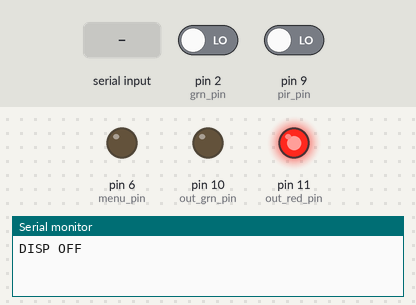
A sketch run on a simulated Arduino Uno, built with avr-gcc and run on an emulated ATmega328P. Shown: output pins drawn as LEDs (lit = HIGH), the last lines printed to the serial monitor. Inputs (shaded band) come from the test bench; at power-on: pin 2 (grn_pin) LOW, pin 9 (pir_pin) LOW.

Above: at 1.2 s.
1.3 s: pin 2 (grn_pin) driven HIGH
At 2.3 s:
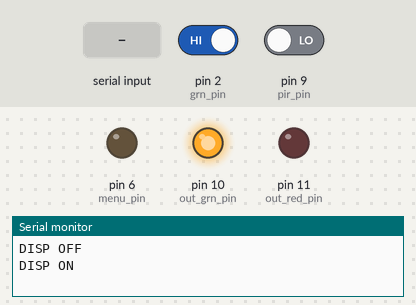
2.8 s: "VOL+\n" received over Serial
7.3 s: "AUTO\n" received over Serial
8.8 s: "MENU\n" received over Serial
Timing chart, 0 to 11.3 s (numbered marks = the images above; inputs shaded):
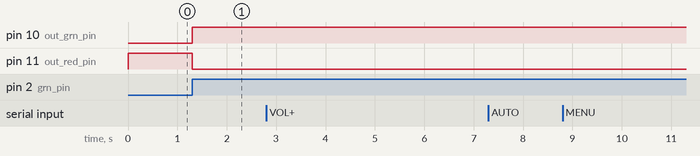

The sketch:

mirror.ino
```cpp
int STATE_UNKNOWN = -1;
int STATE_ON      = 0;
int STATE_OFF     = 1;
int STATE_STANDBY = 2;

int pwr_pin   = 0;
int red_pin   = 1;
int grn_pin   = 2;
int vol_u_pin = 3;
int vol_d_pin = 4;
int auto_pin  = 5;
int menu_pin  = 6;
int exit_pin  = 7;
int k6_pin    = 8;

int pir_pin = 9;

int out_grn_pin = 10;
int out_red_pin = 11;

int red_led = -1;
int grn_led = -1;

int prev_pir_triggered = 0;
int prev_display_state = STATE_UNKNOWN;

String inputString = "";
boolean stringComplete = false;

bool isOn(){
  return (red_led || grn_led);
}

void on() {
  if (!isOn()) {
    pressButton(pwr_pin);

    delay(500);

    for (int t = 0; t < 60; t++) {
       pressButton(auto_pin, 42);
       delay(50);
    }
  }
}

void off() {
  if (isOn()) {
    pressButton(pwr_pin);
  }
}

void toggle() {
  if (isOn()) {
    off();
  } else {
    on();
  }
}

void pressButton(int pin, int delayTime) {
  digitalWrite(pin, LOW);
  pinMode(pin, OUTPUT);  // Pull the signal low to activate the button
  delay(delayTime);  // Wait
  pinMode(pin, INPUT);  // Release the button.
}

void pressButton(int pin) {
  pressButton(pin, 100);
}


void setup() {
  // reserve 50 bytes for the inputString:
  inputString.reserve(50);

  Serial.begin(9600);

  pinMode(red_pin, INPUT);
  pinMode(grn_pin, INPUT);

  pinMode(pir_pin, INPUT);

  pinMode(out_red_pin, OUTPUT);
  pinMode(out_grn_pin, OUTPUT);
}

void loop() {
  // Check if PIR has detected movement
  int pir_triggered = digitalRead(pir_pin);

  if (pir_triggered != prev_pir_triggered) {
    if (pir_triggered) {
      Serial.println("PIR ON");
      on();
    } else {
      Serial.println("PIR OFF");
    }
    prev_pir_triggered = pir_triggered;
  }

  // Check if display change changed
  red_led = digitalRead(red_pin);
  grn_led = digitalRead(grn_pin);

  int display_state = STATE_OFF;
  if (grn_led) {
    display_state = STATE_ON;
  } else if (red_led) {
    display_state = STATE_STANDBY;
  }

  if (display_state != prev_display_state) {
    if (display_state == STATE_ON) {
      Serial.println("DISP ON");
      analogWrite(out_red_pin, 0);
      analogWrite(out_grn_pin, 255);
    } else if (display_state == STATE_OFF) {
      Serial.println("DISP OFF");
      analogWrite(out_red_pin, 255);
      analogWrite(out_grn_pin, 0);
    } else if (display_state == STATE_STANDBY) {
      Serial.println("DISP STANDBY");
      analogWrite(out_red_pin, 255);
      analogWrite(out_grn_pin, 255);
    }
    prev_display_state = display_state;
  }

  // Check if serial data received
  if (stringComplete) {
    Serial.println("ACK " + inputString);
    if (inputString == "PWR") {
      pressButton(pwr_pin);
    } else if (inputString == "VOL+") {
      pressButton(vol_u_pin);
    } else if (inputString == "VOL-") {
      pressButton(vol_d_pin);
    } else if (inputString == "AUTO") {
      pressButton(auto_pin);
    } else if (inputString == "MENU") {
      pressButton(menu_pin);
    } else if (inputString == "EXIT") {
      pressButton(exit_pin);
    } else if (inputString == "K6") {
      pressButton(k6_pin);
    } else if (inputString == "ON") {
      on();
    } else if (inputString == "OFF") {
      off();
    } else if (inputString == "TOGGLE") {
      toggle();
    }

    // clear the string:
    inputString = "";
    stringComplete = false;
  }

  delay(10);
}

void serialEvent() {
  while (Serial.available()) {
    char inChar = (char)Serial.read();
    inputString += inChar;
    if (inChar == '\n') {
      inputString.trim();
      stringComplete = true;
    }
  }
}
```

Measured:
- after the input at 1.3 s, pin 10 (out_grn_pin): LOW → HIGH at once; pin 11 (out_red_pin): HIGH → LOW at once
